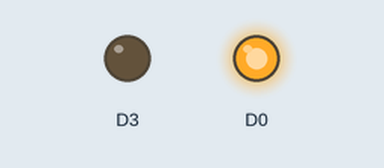
This sketch was run on a simulated ESP8266 (NodeMCU). Shown: output pins drawn as LEDs (lit = HIGH).

Above: at 0.2 s.
At 6.2 s:
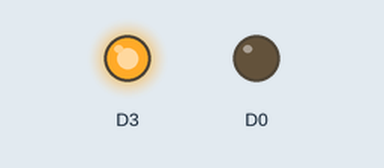
At 12.7 s:
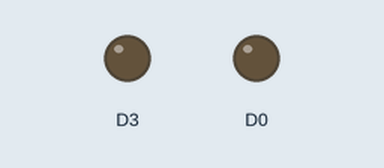
Timing chart, 0 to 13.0 s (numbered marks = the images above):
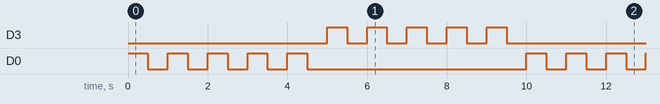

Measured:
- by itself, D3, D0: repeats every 10.0 s: 4 × (LOW 0.50 s, HIGH 0.50 s), LOW 5.5 s, HIGH 0.50 s
- by itself, everything shown: repeats every 10.0 s, in 20 steps

The sketch:

session4example1.ino
```cpp
void setup()
{
pinMode (D0, OUTPUT);
pinMode (D3, OUTPUT);
}
void loop()
{
for (int i=0;i<5;i++)
{
   digitalWrite(D0, HIGH);
   delay (500);
   digitalWrite(D0, LOW);
   delay(500);
}
for (int i=0;i<5;i++)
{
   digitalWrite(D3, HIGH);
   delay (500);
   digitalWrite(D3, LOW);
   delay (500);
}
}
```
